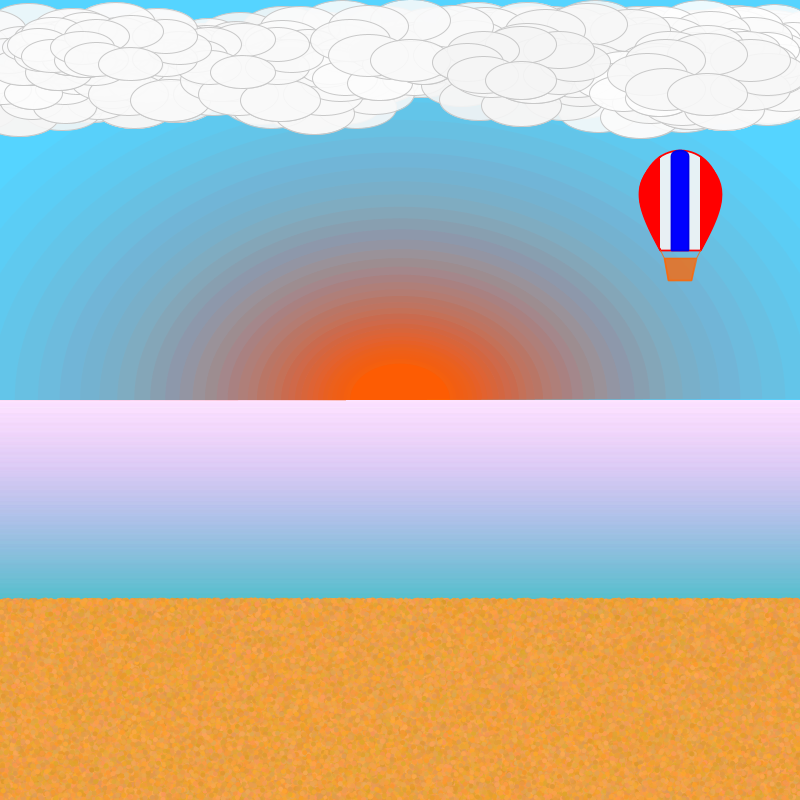
Frame 1 (no input)
Frame 60 (the mouse pressed at the canvas centre just before this capture): identical to frame 1, image omitted
Frame 120 (the mouse held since frame 60 and released just before this capture): identical to frame 1, image omitted

The Processing sketch that drew this single still picture (run headless with seeded random() and noise(); from frame 60 on, the mouse is pressed at the canvas centre):

// Processing sketch: processing_51332
// ── processing_51332.pde

/******************************************************
 
 * Assignment 2
 * Name: Stephen Lazzaro
 * Email: slazzaro@haverford.edu
 * Course: CS110- Section 02
 * Submitted: 2/6/2012
 *
 * The following file creates a picture of a sunset on a beach which progresses into the nightime on mouse clicks.  When you click above the horizon,
 * the sky will turn darker into a night sky, and darker clouds as well as a moon will appear at y coordinates which depend on the position of the mouse click.
 * When you click below the horizon within the area of the ocean, a darker color of the ocean will appear with three boats that have y coordinates which again
 * will depend on the position of the mouse click.  When you click below the ocean (in the area of the sand), the sand will turn to a darker brown and rocks
 * will appear that have y coordinates which depend on the position of the mouse click.  As mouse clicks get closer to the horizon, objects will get smaller.
 * 
 *
 * 
 * 
 * 
 
 *********************************************************/

float hzny; //horizon y coordinate

/* The following code creates a function which draws a light colored cloud made up of ellipses at coordinates x, y
 and the width and height (ie size) are altered by s while the color is altered by c
 */

void drawlightcloud (float x, float y, float s, float c) {

  float cloudw = min(s, 20); // this variable limits the size of the cloud so it doesn't get too large
  float cloudc = max(245, c); // this variable assures that the color of the cloud won't be too dark
  stroke(200);
  strokeWeight(1.0);
  fill (cloudc, 230);
  float i=0;
  while (true) {
    ellipse (x + 3*cloudw*sin(i), min(y + cloudw*cos(i), hzny), 4*cloudw, 2.1*cloudw);
    i = i+.785;
    if (i>=6.28) break;
  }
}

void setup () {

  size (800, 800);
  hzny= height/2;
  background (255);
  noStroke();
  fill (0, 190, 255, 170);
  rect (0, 0, width, hzny);  // This creates the background color of the daytime sky

    //The following commands create the sun and a glow from the sun

  fill(255, 150, 0, 245);
  arc(width/2, hzny, width/8, 2*hzny/11, PI, 2*PI);  // This command created the main arc of the sun
  float i=1;
  while (true) {
    fill(255, 255*i, 0, 55*i);
    arc (width/2, hzny, width/(8*i), 2*hzny/(11*i), 3.14, 6.28);
    i = .94*i;
    if (i<.1) break;
  }  //This loop created the glow of the sun

  /* The following commands draw clouds randomly in the daytime sky using loops. The first two entries in the "drawlightcloud" 
   are the width and height of the clouds starting point, the third entry is the size, and the fourth entry is the color 
   (with range of 245-255)
   */
  float z=1;
  while (true) {
    drawlightcloud (random(0, width/2), hzny/random(4, 10), hzny/random(15, 30), random(245, 255));
    z = 1.1*z;
    if (z>20) break;
  }

  float q=1;
  while (true) {
    drawlightcloud (random(width/2, width), hzny/random(4, 10), hzny/random(15, 30), random(245, 255));
    q = 1.1*q;
    if (q>20) break;
  }

  // The following commands draw a hot air balloon in the sky

  // The following set of commands draw the outline of the hot air balloon
  strokeJoin (BEVEL);
  stroke(255, 0, 0);
  strokeWeight(1.8);
  smooth();
  beginShape();
  vertex (4*width/5, hzny/2);
  bezierVertex(4*width/5, hzny/3, 9*width/10, hzny/3, 9*width/10, hzny/2);
  bezierVertex(9*width/10, hzny/2, 9*width/10, hzny/1.9, 8.75*width/10, hzny/1.6);
  vertex (8.25*width/10, hzny/1.6);
  bezierVertex(8*width/10, hzny/1.9, 8*width/10, hzny/2, 8*width/10, hzny/2);
  endShape ();

  // The following set of commands shades the left fifth of the hot air balloon red 
  fill(255, 0, 0);
  beginShape();
  vertex (8.25*width/10, hzny/1.6);
  bezierVertex(7.9*width/10, hzny/2, 7.9*width/10, hzny/2.2, 8.25*width/10, 3.9*hzny/10);
  endShape();

  // The following set of commands shades the middle fifth of the hot air balloon blue
  stroke(0, 0, 230);
  fill(0, 0, 255);
  beginShape();
  vertex (8.40*width/10, hzny/1.6);
  vertex (8.60*width/10, hzny/1.6);
  vertex (8.60*width/10, 3.9*hzny/10);
  bezierVertex(8.60*width/10, hzny/2.7, 8.40*width/10, hzny/2.7, 8.40*width/10, 3.9*hzny/10);
  endShape(CLOSE);

  // The following set of commands shades the right fifth of the hot air balloon red 
  stroke(255, 0, 0);
  fill(255, 0, 0);
  beginShape();
  vertex (8.75*width/10, hzny/1.6);
  bezierVertex(9.1*width/10, hzny/2, 9.1*width/10, hzny/2.2, 8.75*width/10, 3.9*hzny/10);
  endShape();

  // The following set of commands creates the platform of the hot air balloon
  fill (255, 100, 0, 190);
  stroke(255, 100, 0, 190);
  quad(8.30*width/10, hzny/1.55, 8.70*width/10, hzny/1.55, 8.65*width/10, hzny/1.425, 8.35*width/10, hzny/1.425);
  strokeWeight(1.0);
  line(8.30*width/10, hzny/1.55, 8.25*width/10, hzny/1.6);
  line(8.70*width/10, hzny/1.55, 8.75*width/10, hzny/1.6);

  // The following set of commands create an ocean below the horizon

  noStroke();
  int steps = 1000;
  float a = 0.0;
  float b = hzny;
  float w = width;
  float h = (height-hzny)/(2*steps);

  color startC, endC;
  startC = color(240, 100, 255, 50); //Very transparent lighter blue, practically white
  endC = color(0, 160, 180, 255); //Blue that is only a small bit transparent

  float startR, startG, startB, startT;
  float endR, endG, endB, endT;
  float deltaR, deltaG, deltaB, deltaT;

  startR = red (startC);
  startG = green (startC);
  startB = blue (startC);
  startT = alpha (startC);
  endR = red (endC);
  endG = green (endC);
  endB = blue (endC);
  endT = alpha (endC);
  deltaR = (endR-startR)/(steps-1);
  deltaG = (endG-startG)/(steps-1);
  deltaB = (endB-startB)/(steps-1);
  deltaT = (endT-startT)/(steps-1);

  int e=0;
  while (e< steps) {
    fill (startC);
    rect(a, b, w, h);

    startR += deltaR;
    startG += deltaG;
    startB += deltaB;
    startT += deltaT;
    startC = color(random(startR-1, startR+1), random(startG-1, startG+1), random(startB-2, startB+2), random(startT-1, startT+1));
    b +=h;
    e++;
  }

  //The following code creates an image of sand below the ocean

  fill (255, 100, 0, 190);
  rect (0, hzny+(height-hzny)/2, width, height-hzny/2);
  float sand=0;
  while (true) {
    noStroke();
    fill (random(220, 255), random(150, 170), random(40, 90), random(180, 255));
    ellipseMode(CENTER);
    ellipse (random(0, width), random(hzny+(height-hzny)/2, height), width/150, height/150);
    sand = sand+1;
    if (sand >=100000) break;
  }
}


/* The following code creates a function to draw a dark grey colored cloud made up of ellipses where x and y give
 the initial positions of the cloud.  y is based off of mouseY when the mouse is clicked.
 */

void drawdarkcloud (float x, float y) {

  stroke(0);
  float hznydiff = hzny-mouseY; //variable which is the difference between the horizon y coordinate and mouseY
  strokeWeight(10*hznydiff/height);
  fill (160);
  float i=0;
  while (true) {
    ellipse (x+ hznydiff/4*sin(i), min(hzny-(hznydiff)/3, mouseY + y) + hznydiff/12*cos(i), (hznydiff)/3, (hznydiff)/6);
    i = i+.785;
    if (i>=6.28) break;
  }
}

/* The following code creates a function to draw boats in the nightime ocean where sx and sy give the
 initial positions of the boat.  y is based off of mouseY when the mouse is clicked.
 */

void drawboat (float sx, float sy) {

  float sbegin = hzny+(height-hzny)/2;
  noStroke();
  fill(0);
  beginShape();
  vertex(sx, min(sy+mouseY, sbegin-(height-sbegin)/6));
  bezierVertex(sx+(mouseY-hzny)/6, min(sy+mouseY, sbegin-(height-sbegin)/6)+(mouseY-hzny)/5, sx+(mouseY-hzny)/2, 
  min(sy+mouseY, sbegin-(height-sbegin)/6)+(mouseY-hzny)/5, sx+2*(mouseY-hzny)/3, min(sy+mouseY, sbegin-(height-sbegin)/6));
  endShape (CLOSE);  // This shape created the base of the boat

  strokeWeight(max(1, (mouseY-hzny)/40));
  stroke(20, 255);
  strokeCap(SQUARE);
  line(sx+(2*(mouseY-hzny)/3)/2, min(sy+mouseY, sbegin-(height-sbegin)/6), 
  sx+(2*(mouseY-hzny)/3)/2, min(sy+mouseY, sbegin-(height-sbegin)/6)-(mouseY-hzny)/5);
  fill(0, 100, 0);
  stroke(0);
  triangle(sx+(2*(mouseY-hzny)/3)/2, min(sy+mouseY, sbegin-(height-sbegin)/6)-(mouseY-hzny)/5, sx+(2*(mouseY-hzny)/3)/2, 
  min(sy+mouseY, sbegin-(height-sbegin)/6)-(mouseY-hzny)/3, sx+(2*(mouseY-hzny)/3)/4, min(sy+mouseY, sbegin-(height-sbegin)/6)-(mouseY-hzny)/4);
}

/* The following code creates a function to draw grey rocks made up of ellipses and rectangles where rx and ry give the
 initial positions of the rock.  y is based off of mousY when the mouse is clicked.
 */

void drawrock (float rx, float ry) {

  float sbegin = hzny+(height-hzny)/2; // variable which gives the y coordinate of where the sand starts
  noStroke();
  float i=0;
  ellipseMode(CORNER);
  while (true) {
    fill(60, random(80, 100));
    strokeWeight(0.05);
    stroke(10);
    rect (rx+ (mouseY-sbegin)/24*sin(i), mouseY+ ry + (mouseY-sbegin)/24*cos(i), (mouseY-sbegin)/3, (mouseY-sbegin)/6);
    fill(62, random(20, 40));
    noStroke();
    ellipse (rx+ (mouseY-sbegin)/24*sin(i), mouseY+ ry + (mouseY-sbegin)/24*cos(i), (mouseY-sbegin)/3, (mouseY-sbegin)/6);
    i = i+.785;
    if (i>=6.28) break;
  }
}

void draw() {
}

void mousePressed() {

  float hznydiff = hzny-mouseY;
  ellipseMode(CENTER);

  if (mouseY < hzny) {

    smooth();
    noStroke();
    fill (0, 0, 120);
    rect (0, 0, width, hzny);
    fill(255);
    ellipse (9*width/10, mouseY, hznydiff/3, hznydiff/3); //This command created the moon

    // The following commands create a glow around the moon
    float i=1;
    while (true) {
      fill(255, 23-i);
      ellipse (9*width/10, mouseY, i*hznydiff/16, i*hznydiff/16);
      i = i+.5;
      if (i>16) break;
    }

    /* The following code creates clouds in the nightime sky that get smaller as you click closer to the horizon
     where the entries give the x and y positions of the cloud (y position in relation to where you click)
     */

    drawdarkcloud (10, 0);
    drawdarkcloud (50, 5);
    drawdarkcloud (100, -10);
    drawdarkcloud (150, 15);
    drawdarkcloud (200, 10);
    drawdarkcloud (240, 30);
    drawdarkcloud (2*width/5, -5);
    drawdarkcloud (width/2, 20);
    drawdarkcloud (3*width/5, -15);
    drawdarkcloud (2*width/3, 0);
    drawdarkcloud (7*width/10, 20);
    drawdarkcloud (width, 90);
  }

  else if (mouseY > hzny && mouseY < hzny + (height-hzny)/2) {

    // The following set of commands create an ocean below the horizon during the nightime

    noStroke();
    fill(255);
    rect(0, hzny, width, (height-hzny)/2);

    noStroke();
    int steps = 1000;
    float a = 0.0;
    float b = hzny;
    float w = width;
    float h = (height-hzny)/(2*steps); 

    color startC, endC;
    startC = color(180, 200, 255); // Lighter blue
    endC = color(0, 90, 200); // Darker blue

    float startR, startG, startB, startT;
    float endR, endG, endB, endT;
    float deltaR, deltaG, deltaB, deltaT;

    startR = red (startC);
    startG = green (startC);
    startB = blue (startC);
    startT = alpha (startC);
    endR = red (endC);
    endG = green (endC);
    endB = blue (endC);
    endT = alpha (endC);
    deltaR = (endR-startR)/(steps-1);
    deltaG = (endG-startG)/(steps-1);
    deltaB = (endB-startB)/(steps-1);
    deltaT = (endT-startT)/(steps-1);

    int e=0;
    while (e< steps) {
      fill (startC);
      rect(a, b, w, h);

      startR += deltaR;
      startG += deltaG;
      startB += deltaB;
      startT += deltaT;
      startC = color(random(startR-1, startR+1), random(startG-1, startG+1), random(startB-2, startB+2), random(startT-1, startT+1));
      b +=h;
      e++;
    }

    // The following commands create boats in the nightime ocean

    drawboat (0, 0);
    drawboat (width/4, 10);
    drawboat (3*width/5, 0);
    drawboat (3*width/4, 20);
  }

  else {

    // The following code creates an image of darker sand below the nightime ocean

    noStroke();
    fill (185, 30, 0, 120);
    rect (0, hzny+(height-hzny)/2, width, height-hzny/2);
    float sand=0;
    while (true) {
      noStroke();
      fill (random(180, 215), random(110, 130), random(0, 50), random(140, 215));
      ellipseMode(CENTER);
      ellipse (random(0, width), random(hzny+(height-hzny)/2, height), width/150, height/150);
      sand = sand+1;
      if (sand >=50000) break;
    }

    // The following code draws nine rocks (for each mouse click) across the sand that get smaller as they approach the horizon/shoreline

    drawrock(0, 0);
    drawrock(width/8, 10);
    drawrock(width/4, 20);
    drawrock(3*width/8, 15);
    drawrock(width/2, 5);
    drawrock(5*width/8, 12);
    drawrock(3*width/4, 8);
    drawrock(7*width/8, 17);
    drawrock(width, 10);
  }
}
